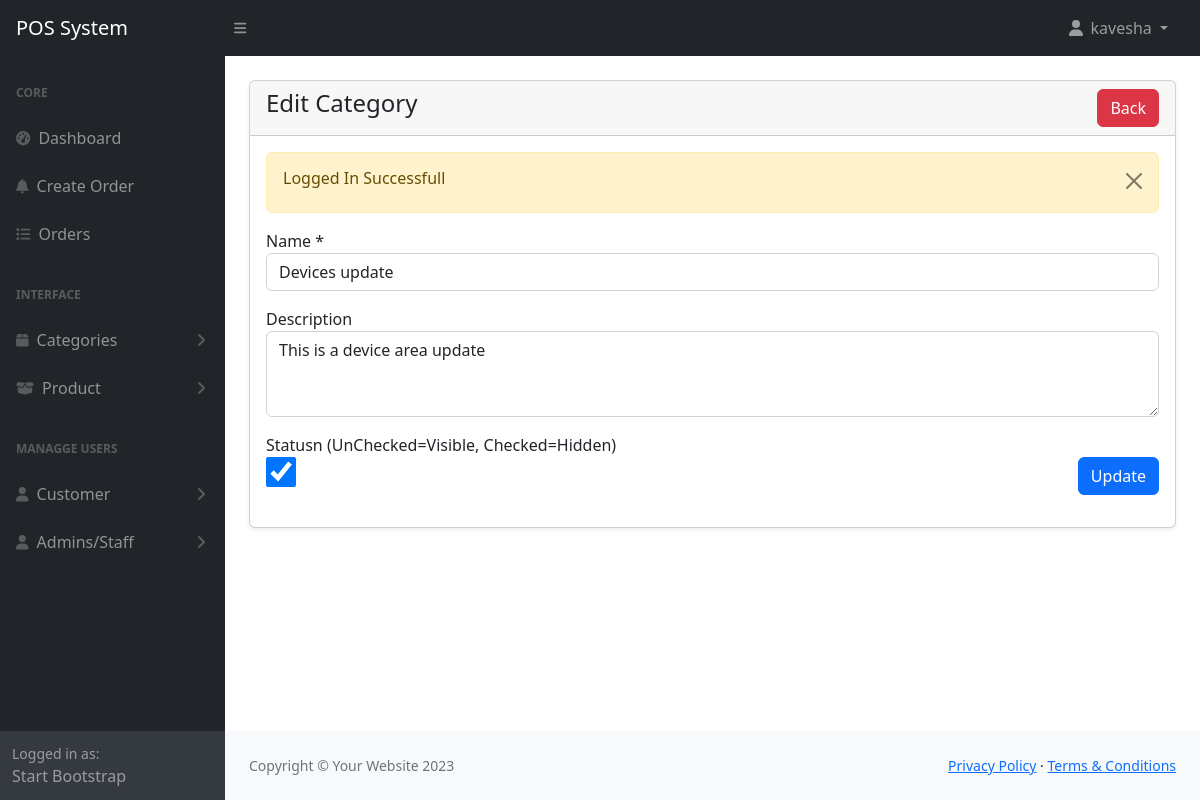
Screenshot of /admin/categories-edit.php?id=1 (signed in) with the database file from the repository.
### tables this page shows
CREATE TABLE `categories` (
  `id` int(11) NOT NULL,
  `name` varchar(225) NOT NULL,
  `description` mediumtext DEFAULT NULL,
  `status` tinyint(1) NOT NULL DEFAULT 0 COMMENT '0=visible,1=hidden'
);

### admin/categories-edit.php (the view, shortened to what this page needs)
<?php include('includes/header.php'); ?>
<div class="container-fluid px-4">
    <div class="card mt-4 shadow-sm">
        <div class="card-header">
            <h4 class="mb-0">Edit Category
                <a href="categories.php" class="btn btn-danger float-end">Back</a>
            </h4>
        </div>
        <div class="card-body">
        <form action="code.php" method= "POST">
            <?php
                $parmValue = checkParamId('id');
                $category = getById('categories', $parmValue);
                if($category['status'] == 200){
            ?>
            <div class="row">
                <div class="col-md-12 mb-3">
                    <label for="">Name *</label>
                    <input type="text" name="name" value="<?= $category['data']['name']; ?>" required class="form-control">
                </div>
                <div class="col-md-12 mb-3">
                    <label for="">Description</label>
                    <textarea name="description" class="form-control" rows="3"><?= $category['data']['description']; ?></textarea>
                </div>
                <div class="col-md-6">
                    <label>Statusn (UnChecked=Visible, Checked=Hidden)</label>
                    <br/>
                    <input type="checkbox" name="status" <?= $category['data']['status'] == true ? 'checked':''; ?>  style="width:30px; height:30px;">
                </div>
                <div class="col-md-6 mb-3 text-end">
                    <br/>
                    <button type="submit" name="updateCategory" class="btn btn-primary">Update</button>
                </div>
            </div>
            <?php
                }else{
                    echo '<h5>'.$category['message'].'</h5>';
                }
            ?>
        </form>
        </div>
    </div>
</div>
<?php include('includes/footer.php'); ?>

### rows the page displays
categories: name "Devices update", description "This is a device area update", status "☑"

### other values shown
$_SESSION['loggedInUser']['name'] "kavesha"
$_SESSION['status'] "Logged In Successfull"
